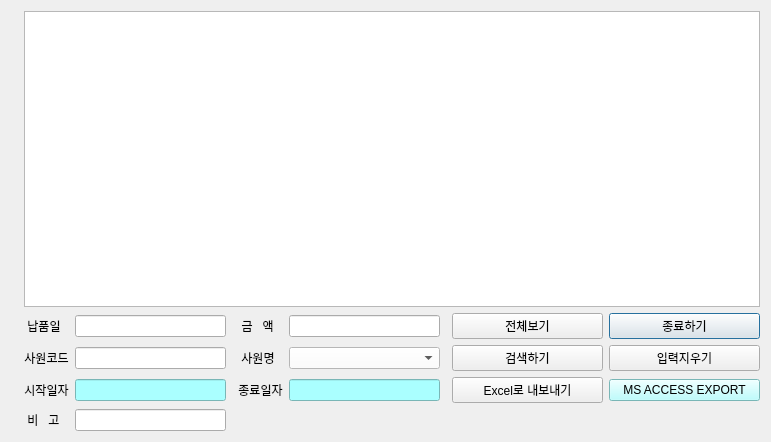
<?xml version="1.0" encoding="UTF-8"?>
<ui version="4.0">
 <class>PaymentProductDialog</class>
 <widget class="QDialog" name="PaymentProductDialog">
  <property name="geometry">
   <rect>
    <x>0</x>
    <y>0</y>
    <width>771</width>
    <height>442</height>
   </rect>
  </property>
  <property name="sizePolicy">
   <sizepolicy hsizetype="Expanding" vsizetype="Expanding">
    <horstretch>0</horstretch>
    <verstretch>0</verstretch>
   </sizepolicy>
  </property>
  <property name="windowTitle">
   <string>일일 물품대 내역</string>
  </property>
  <layout class="QGridLayout" name="gridLayout_2">
   <item row="1" column="0">
    <layout class="QGridLayout" name="gridLayout">
     <item row="1" column="2">
      <widget class="QLineEdit" name="entry_paymentproduct_ddate">
       <property name="sizePolicy">
        <sizepolicy hsizetype="MinimumExpanding" vsizetype="Fixed">
         <horstretch>0</horstretch>
         <verstretch>0</verstretch>
        </sizepolicy>
       </property>
      </widget>
     </item>
     <item row="0" column="1" colspan="8">
      <widget class="QTableView" name="tv_paymentproduct">
       <property name="sizePolicy">
        <sizepolicy hsizetype="Expanding" vsizetype="Expanding">
         <horstretch>0</horstretch>
         <verstretch>1</verstretch>
        </sizepolicy>
       </property>
      </widget>
     </item>
     <item row="1" column="8">
      <widget class="QPushButton" name="pb_paymentproduct_close">
       <property name="sizePolicy">
        <sizepolicy hsizetype="Expanding" vsizetype="Fixed">
         <horstretch>0</horstretch>
         <verstretch>0</verstretch>
        </sizepolicy>
       </property>
       <property name="text">
        <string>종료하기</string>
       </property>
      </widget>
     </item>
     <item row="1" column="1">
      <widget class="QLabel" name="label_2">
       <property name="sizePolicy">
        <sizepolicy hsizetype="Fixed" vsizetype="Fixed">
         <horstretch>0</horstretch>
         <verstretch>0</verstretch>
        </sizepolicy>
       </property>
       <property name="text">
        <string> 납품일 </string>
       </property>
       <property name="alignment">
        <set>Qt::AlignCenter</set>
       </property>
      </widget>
     </item>
     <item row="5" column="0">
      <widget class="QLabel" name="label_8">
       <property name="sizePolicy">
        <sizepolicy hsizetype="Fixed" vsizetype="MinimumExpanding">
         <horstretch>0</horstretch>
         <verstretch>0</verstretch>
        </sizepolicy>
       </property>
       <property name="text">
        <string/>
       </property>
       <property name="alignment">
        <set>Qt::AlignCenter</set>
       </property>
      </widget>
     </item>
     <item row="4" column="2">
      <widget class="QLineEdit" name="entry_paymentproduct_sdt">
       <property name="sizePolicy">
        <sizepolicy hsizetype="Expanding" vsizetype="Fixed">
         <horstretch>0</horstretch>
         <verstretch>0</verstretch>
        </sizepolicy>
       </property>
       <property name="styleSheet">
        <string notr="true">background-color: rgb(170, 255, 255);</string>
       </property>
      </widget>
     </item>
     <item row="5" column="1">
      <widget class="QLabel" name="label_6">
       <property name="sizePolicy">
        <sizepolicy hsizetype="Fixed" vsizetype="Fixed">
         <horstretch>0</horstretch>
         <verstretch>0</verstretch>
        </sizepolicy>
       </property>
       <property name="text">
        <string> 비   고 </string>
       </property>
       <property name="alignment">
        <set>Qt::AlignCenter</set>
       </property>
      </widget>
     </item>
     <item row="1" column="7">
      <widget class="QPushButton" name="pb_paymentproduct_show">
       <property name="sizePolicy">
        <sizepolicy hsizetype="Expanding" vsizetype="Fixed">
         <horstretch>0</horstretch>
         <verstretch>0</verstretch>
        </sizepolicy>
       </property>
       <property name="text">
        <string>전체보기</string>
       </property>
      </widget>
     </item>
     <item row="4" column="7">
      <widget class="QPushButton" name="pb_paymentproduct_excel_export">
       <property name="sizePolicy">
        <sizepolicy hsizetype="Expanding" vsizetype="Fixed">
         <horstretch>0</horstretch>
         <verstretch>0</verstretch>
        </sizepolicy>
       </property>
       <property name="text">
        <string>Excel로 내보내기</string>
       </property>
      </widget>
     </item>
     <item row="4" column="8">
      <widget class="QPushButton" name="pb_paymentproduct_access_export">
       <property name="sizePolicy">
        <sizepolicy hsizetype="Expanding" vsizetype="Fixed">
         <horstretch>0</horstretch>
         <verstretch>0</verstretch>
        </sizepolicy>
       </property>
       <property name="styleSheet">
        <string notr="true">background-color: rgb(170, 255, 255);</string>
       </property>
       <property name="text">
        <string>MS ACCESS EXPORT</string>
       </property>
      </widget>
     </item>
     <item row="4" column="1">
      <widget class="QLabel" name="label_16">
       <property name="sizePolicy">
        <sizepolicy hsizetype="Fixed" vsizetype="Fixed">
         <horstretch>0</horstretch>
         <verstretch>0</verstretch>
        </sizepolicy>
       </property>
       <property name="text">
        <string>시작일자</string>
       </property>
       <property name="alignment">
        <set>Qt::AlignCenter</set>
       </property>
      </widget>
     </item>
     <item row="5" column="2">
      <widget class="QLineEdit" name="entry_paymentproduct_remark">
       <property name="sizePolicy">
        <sizepolicy hsizetype="MinimumExpanding" vsizetype="Fixed">
         <horstretch>0</horstretch>
         <verstretch>0</verstretch>
        </sizepolicy>
       </property>
      </widget>
     </item>
     <item row="2" column="1">
      <widget class="QLabel" name="label_5">
       <property name="sizePolicy">
        <sizepolicy hsizetype="Fixed" vsizetype="Fixed">
         <horstretch>0</horstretch>
         <verstretch>0</verstretch>
        </sizepolicy>
       </property>
       <property name="text">
        <string>사원코드</string>
       </property>
       <property name="alignment">
        <set>Qt::AlignCenter</set>
       </property>
      </widget>
     </item>
     <item row="2" column="2">
      <widget class="QLineEdit" name="entry_paymentproduct_ecode">
       <property name="sizePolicy">
        <sizepolicy hsizetype="MinimumExpanding" vsizetype="Fixed">
         <horstretch>0</horstretch>
         <verstretch>0</verstretch>
        </sizepolicy>
       </property>
      </widget>
     </item>
     <item row="2" column="7">
      <widget class="QPushButton" name="pb_paymentproduct_search">
       <property name="sizePolicy">
        <sizepolicy hsizetype="Expanding" vsizetype="Fixed">
         <horstretch>0</horstretch>
         <verstretch>0</verstretch>
        </sizepolicy>
       </property>
       <property name="text">
        <string>검색하기</string>
       </property>
      </widget>
     </item>
     <item row="2" column="8">
      <widget class="QPushButton" name="pb_paymentproduct_clear">
       <property name="sizePolicy">
        <sizepolicy hsizetype="Expanding" vsizetype="Fixed">
         <horstretch>0</horstretch>
         <verstretch>0</verstretch>
        </sizepolicy>
       </property>
       <property name="text">
        <string>입력지우기</string>
       </property>
      </widget>
     </item>
     <item row="1" column="5">
      <widget class="QLineEdit" name="entry_paymentproduct_val">
       <property name="sizePolicy">
        <sizepolicy hsizetype="Expanding" vsizetype="Fixed">
         <horstretch>0</horstretch>
         <verstretch>0</verstretch>
        </sizepolicy>
       </property>
       <property name="styleSheet">
        <string notr="true"/>
       </property>
      </widget>
     </item>
     <item row="1" column="4">
      <widget class="QLabel" name="label_10">
       <property name="sizePolicy">
        <sizepolicy hsizetype="Fixed" vsizetype="Fixed">
         <horstretch>0</horstretch>
         <verstretch>0</verstretch>
        </sizepolicy>
       </property>
       <property name="text">
        <string> 금   액</string>
       </property>
       <property name="alignment">
        <set>Qt::AlignCenter</set>
       </property>
      </widget>
     </item>
     <item row="2" column="5">
      <widget class="QComboBox" name="cb_paymentproduct_ename">
       <property name="styleSheet">
        <string notr="true">background-color: rgb(255, 255, 255);</string>
       </property>
      </widget>
     </item>
     <item row="2" column="4">
      <widget class="QLabel" name="label_9">
       <property name="sizePolicy">
        <sizepolicy hsizetype="Fixed" vsizetype="Fixed">
         <horstretch>0</horstretch>
         <verstretch>0</verstretch>
        </sizepolicy>
       </property>
       <property name="text">
        <string> 사원명 </string>
       </property>
       <property name="alignment">
        <set>Qt::AlignCenter</set>
       </property>
      </widget>
     </item>
     <item row="4" column="5">
      <widget class="QLineEdit" name="entry_paymentproduct_edt">
       <property name="sizePolicy">
        <sizepolicy hsizetype="Expanding" vsizetype="Fixed">
         <horstretch>0</horstretch>
         <verstretch>0</verstretch>
        </sizepolicy>
       </property>
       <property name="styleSheet">
        <string notr="true">background-color: rgb(170, 255, 255);</string>
       </property>
      </widget>
     </item>
     <item row="4" column="4">
      <widget class="QLabel" name="label_17">
       <property name="sizePolicy">
        <sizepolicy hsizetype="Fixed" vsizetype="Fixed">
         <horstretch>0</horstretch>
         <verstretch>0</verstretch>
        </sizepolicy>
       </property>
       <property name="text">
        <string>종료일자</string>
       </property>
       <property name="alignment">
        <set>Qt::AlignCenter</set>
       </property>
      </widget>
     </item>
    </layout>
   </item>
  </layout>
 </widget>
 <resources/>
 <connections/>
</ui>
